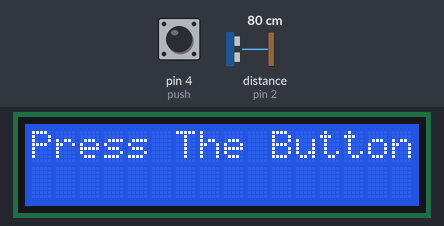
Simulated run of this sketch. Board: Arduino Uno, built with avr-gcc and run on an emulated ATmega328P. Shown: 16×2 character LCD. The inputs (shaded band) are chosen by the test bench; at power-on: pin 4 (push) HIGH, distance to the obstacle (sensor on pin 2) 80 cm. The echo pulse lasts 58.3 µs per cm; what the sketch prints to the serial monitor is not drawn.

Above: at 1.27 s.
1.3 s: pin 4 (push) pulled LOW for 0.15 s
At 1.47 s:
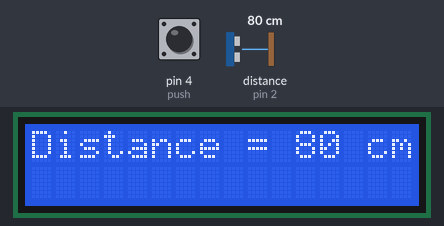
3.4 s: distance to the obstacle (sensor on pin 2) set to 2 cm
At 3.64 s:
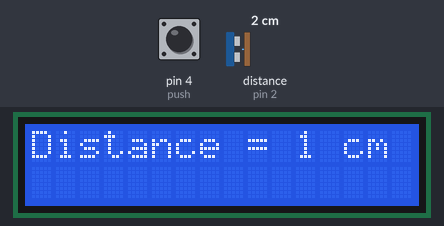
6.4 s: distance to the obstacle (sensor on pin 2) set to 4 cm
At 6.69 s:
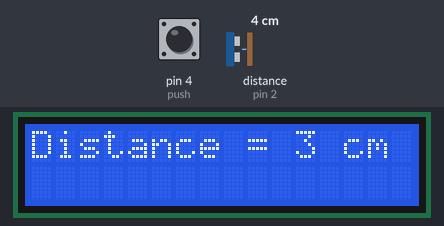
8.0 s: distance to the obstacle (sensor on pin 2) set to 9 cm
At 8.22 s:
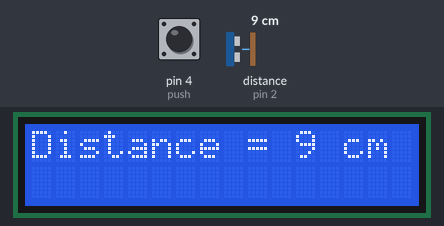
Timing chart, 0 to 10.5 s (numbered marks = the images above; inputs shaded):
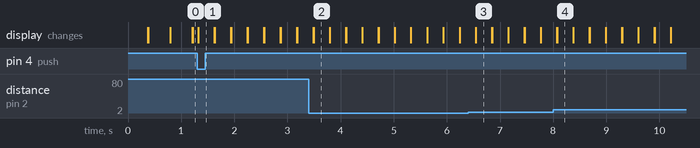

The sketch:

Distance_Sensor.ino
```cpp
#include <LiquidCrystal.h>
int rs = 7, re = 8, dp4 = 9, dp5 = 10, dp6 = 11, dp7 = 12;
int j = 0, push = 4;
int trig = 3, echo = 2, d = 10, cond2 = 0;
int pingTime;
float v = 0, buck = 0;
int dist = 0;
LiquidCrystal lcd(rs, re, dp4, dp5, dp6, dp7);

void setup() {
  // put your setup code here, to run once:
  lcd.begin(16, 2);   // 16 Columns, 2 Rows
  pinMode(trig, OUTPUT);
  pinMode(echo, INPUT);
  pinMode(push, INPUT);
  digitalWrite(push, HIGH);
  Serial.begin(9600);
}

void loop() {
  // put your main code here, to run repeatedly:
  int r = digitalRead(push);
  Serial.println(r);
  lcd.setCursor(0,0);
  if(r == 1 && cond2 == 0){
  lcd.print("Press The Button");
  delay(100);
  lcd.clear();
  }
  if (cond2 == 1) {
    lcd.setCursor(0, 0);
    digitalWrite(trig, LOW);
    delayMicroseconds(d);
    digitalWrite(trig, HIGH);
    delayMicroseconds(d);
    digitalWrite(trig, LOW);
    pingTime = pulseIn(echo, HIGH);
    dist = (pingTime/2)/29.1;
    Serial.println(String(dist) + "cm");
    lcd.print("Distance = "+String(dist) + " cm");
    delay(300);
    lcd.clear();
  }
  if (r == 0 && cond2 == 0) {
    cond2 = 1;
  }
}
```

Measured:
- after the input at 1.3 s, the display: changes at once (image 1)
- after the input at 3.4 s, the display: first differs from a run without the input after 0.09 s (image 2)
- after the input at 6.4 s, the display: first differs from a run without the input after 0.15 s (image 3)
- after the input at 8.0 s, the display: first differs from a run without the input after 0.08 s (image 4)
